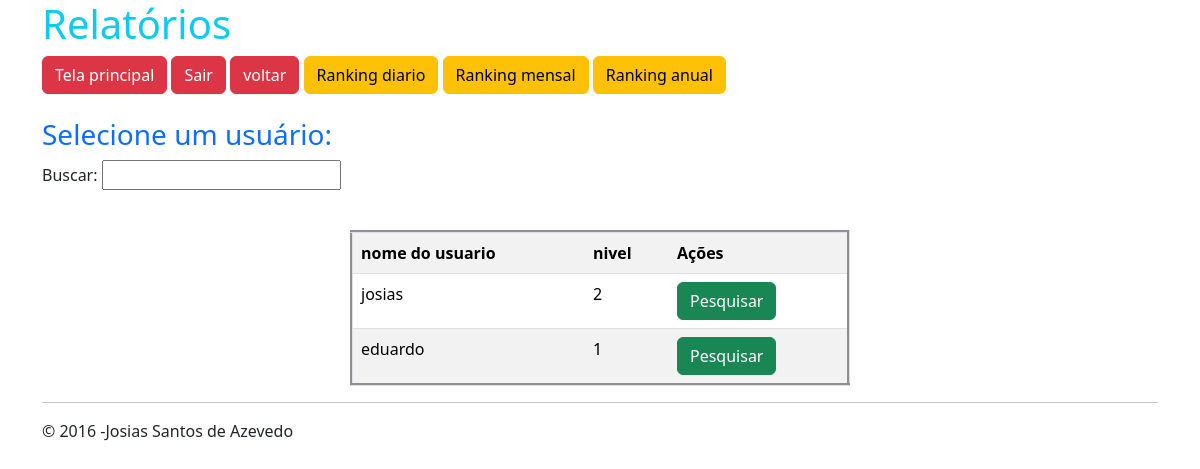
/relatorios/usuario/usuarios.php (signed in), run on the app's committed database.
### tables this page shows
CREATE TABLE `usuarios` (
  `id_user` int(11) NOT NULL,
  `usuario` varchar(100) NOT NULL,
  `senha` varchar(60) NOT NULL,
  `nivel` int(1) NOT NULL
);

### relatorios/usuario/usuarios.php (the view, shortened to what this page needs)
<?php
require_once('../../database.php');
?>
<!DOCTYPE html>
<html lang="pt-br">
<head>
    <link href="https://cdn.jsdelivr.net/npm/bootstrap@5.3.3/dist/css/bootstrap.min.css" rel="stylesheet">
</head>
<body>
<div class="container">
<h1 class="text-info">Relatórios</h1>
<a href="../../tela_principal.php" class="btn btn-danger">Tela principal</a>
<a href="../../sair.php" class="btn btn-danger">Sair</a>
<a href="../index.php" class="btn btn-danger">voltar</a>
<a href="top10dia.php" class="btn btn-warning">Ranking diario</a>
<a href="top10mes.php" class="btn btn-warning">Ranking mensal</a>
<a href="top10ano.php" class="btn btn-warning">Ranking anual</a>
<h3 class="text-primary"> Selecione um usuário:</h3>
<p>Buscar:
<input type="text" id="busca"  onKeyUp="buscar_cliente(this.value)" /></p>
<div id="resultado">
<?php
$sql1 = "SELECT * FROM usuarios ";
		$consulta = $conexao->query($sql1);
		echo '
<table  border="3" class="table table-striped" style="width: 500px;margin:auto;">
<tr>
    <th scope="col">nome do usuario </th>
    <th scope="col">nivel</th>
	<th scope="col">Ações</th>
</tr>';
	while($d = $consulta->fetch(PDO::FETCH_ASSOC)){  echo '<tr><td>'.$d['usuario'].'</td><td>'.$d['nivel'].'</td><td>
	<form action="p_usuario.php" method="post">
	  <input type="hidden" name="id_usuarios" class="btn btn-success" value="'.$d['id_user'].'"/>
	  <input type="submit" class="btn btn-success" value="Pesquisar"/></form></td></tr>';
	}
   echo '</table>';
?></div>
</div><div class="container"><hr/>
<div class= "foot well">
		<P>&copy; 2016 -Josias Santos de Azevedo </P>
		</div></div>
</body>

### data on the page
usuarios: usuario "josias", nivel "2"
usuarios: usuario "eduardo", nivel "1"
